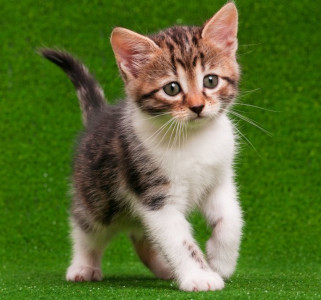
#> input picture ComputerVision-OpenCV/images/cat.jpg, 321 x 300 px
$ python 07.contour_detection.py
#> lines starting #> are read from the running program, lines starting #| are printed output that depends on the picture; after the words box and inside, x2 and y2 are one past the last pixel; in counts of white or black regions, pixels touching at a corner belong together
# Contours are boundies of object
# For physical eyes, contours may look simila
# But mathematically they are different from edges
from cv2 import cv2 as cv
import numpy as np

img = cv.imread('images/cat.jpg')
#> img is the input picture: shape (300, 321, 3); mean B, G, R 50.4, 111.5, 91.3
cv.imshow('Original', img)

# Blank images for visualization of contour
canny_edge_contour = np.zeros(img.shape, dtype='uint8')
threshold_contour = np.zeros(img.shape, dtype='uint8')

# Step 1 : Convert Image to Grayscale
gray = cv.cvtColor(img, code=cv.COLOR_BGR2GRAY)
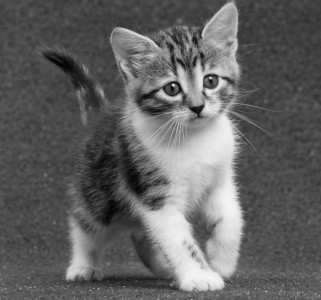
#> gray: shape (300, 321); min 1, max 245, mean 98.5

# Step 2 : Blur Image
blur = cv.GaussianBlur(gray, ksize=(3, 3), sigmaX=cv.BORDER_DEFAULT)

# Step 3 : Identify Edges
edges = cv.Canny(blur, threshold1=125, threshold2=175)
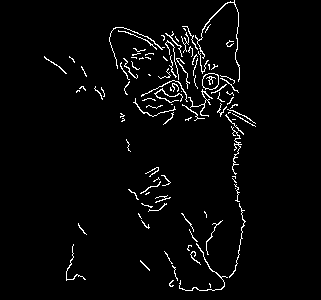
#> edges: shape (300, 321); 3% white in thin lines or dots, all inside (x1, y1, x2, y2) = (44, 0, 256, 291)
cv.imshow('Edges', edges)
# Find Contours
# Modes: RETR_LIST --> Returns List of all contours
#        RETR_TREE --> Return hierarchy of contours
#        RETR_EXTERNAL --> Return external contours only
#
# Contour Approximation Methods:
#      CHAIN_APPROX_NONE --> Return contour as is
#      CHAIN_APPROX_SIMPLE --> Compress contours

# Step 4: Find contours
contours, hierarchy = cv.findContours(
    edges, mode=cv.RETR_LIST, method=cv.CHAIN_APPROX_NONE)
#> contours = 105 contours, 98 with area under 20; largest, box (x1, y1, x2, y2) and area: (202, 73, 219, 90) 219, (202, 73, 219, 90) 212, (195, 0, 240, 82) 43, (179, 243, 228, 291) 32, (188, 89, 213, 117) 24, (154, 88, 183, 103) 22, (231, 126, 242, 175) 20

# See how manu contours exist
print(f'Number of contours from Blur and Canny Edge: {len(contours)}')
#| Number of contours from Blur and Canny Edge: 105

# visualize Contours with canny edges
# contourIdx --> -1 shows all contours
cv.drawContours(canny_edge_contour, contours,
                contourIdx=-1, thickness=1, color=(0, 0, 255))
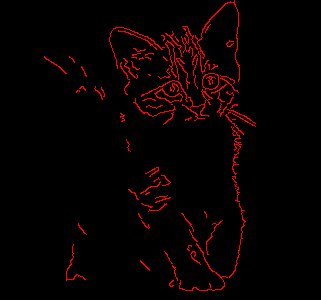
#> canny_edge_contour: shape (300, 321, 3); mean of channels 0, 1, 2 0, 0, 7.8; drawn as B, G, R
cv.imshow('Contours with canny edge technique', canny_edge_contour)

# We also calculate Threshold and then find contours
# Step 2 : Threshold
ret, thresh = cv.threshold(gray, thresh=100, maxval=255, type=cv.THRESH_BINARY)
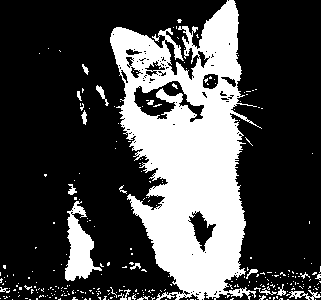
#> thresh: shape (300, 321); 28.2% white; 281 white regions (263 under 20 px)
cv.imshow('Threshold', thresh)

# Step 3 : Find Contours
contours, hierarchy = cv.findContours(
    thresh, mode=cv.RETR_LIST, method=cv.CHAIN_APPROX_NONE)
#> contours = 430 contours, 405 with area under 20; largest, box (x1, y1, x2, y2) and area: (110, 0, 262, 300) 25750, (133, 80, 205, 123) 1324, (65, 201, 102, 281) 1299, (188, 210, 217, 253) 537, (202, 73, 219, 90) 217

# See how manu contours exist
print(f'Number of contours from Threshold: {len(contours)}')
#| Number of contours from Threshold: 430

# Visualize contours with threshold technique
cv.drawContours(threshold_contour, contours,
                contourIdx=-1, thickness=1, color=(0, 0, 255))
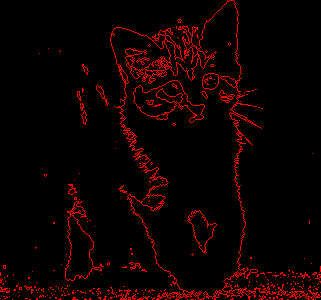
#> threshold_contour: shape (300, 321, 3); mean of channels 0, 1, 2 0, 0, 12.5; drawn as B, G, R
cv.imshow('Contours with threshold technique', threshold_contour)

cv.waitKey(0)

$ run again, with ComputerVision-OpenCV/images/lady.jpg copied over ComputerVision-OpenCV/images/cat.jpg
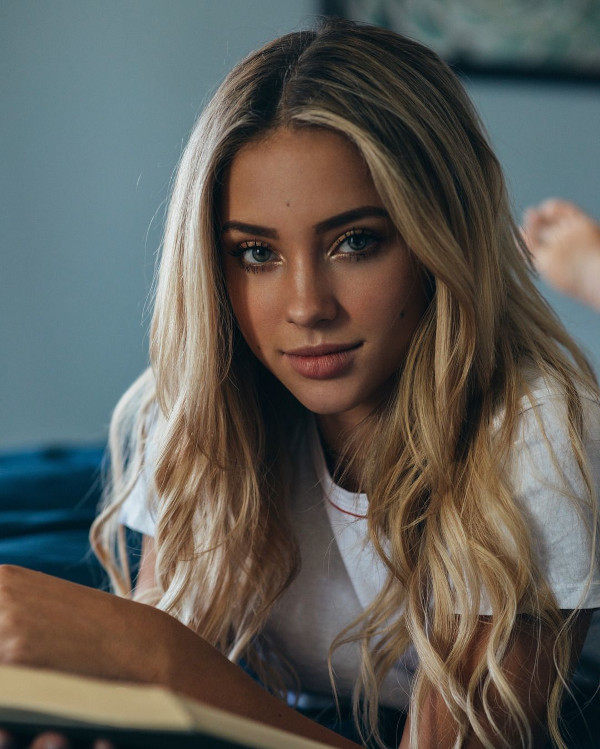
#> input picture ComputerVision-OpenCV/images/lady.jpg, 600 x 749 px
#> img is the input picture: shape (749, 600, 3); mean B, G, R 86.8, 92.7, 95
#> `edges = cv.Canny(blur, threshold1=125, threshold2=175)`:
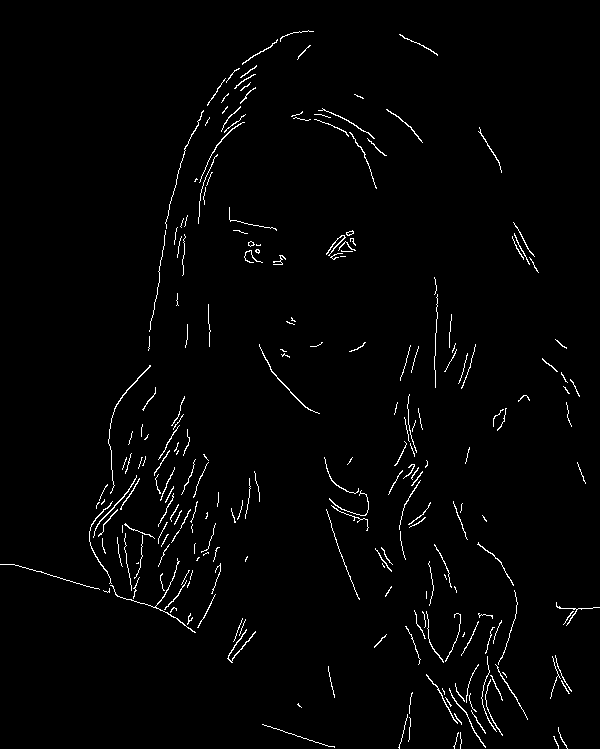
#> edges: shape (749, 600); 1.8% white in thin lines or dots
#> `contours, hierarchy = cv.findContours( edges, mode=cv.RETR_LIST, metho..`: contours = 238 contours, 222 with area under 20; largest, box (x1, y1, x2, y2) and area: (259, 344, 320, 414) 44, (227, 629, 256, 663) 43, (110, 558, 196, 633) 40, (93, 475, 137, 538) 39, (108, 365, 151, 494) 38
#| Number of contours from Blur and Canny Edge: 238
#> thresh: shape (749, 600); 47.7% white; 489 white regions (453 under 20 px)
#> `contours, hierarchy = cv.findContours( thresh, mode=cv.RETR_LIST, meth..`: contours = 1306 contours, 1236 with area under 20; largest, box (x1, y1, x2, y2) and area: (0, 0, 312, 632) 116458, (428, 360, 600, 731) 27956, (466, 90, 600, 390) 20738, (319, 380, 486, 749) 11774, (230, 132, 333, 362) 11499
#| Number of contours from Threshold: 1306
#> `cv.drawContours(threshold_contour, contours, contourIdx=-1, thickness=..`:
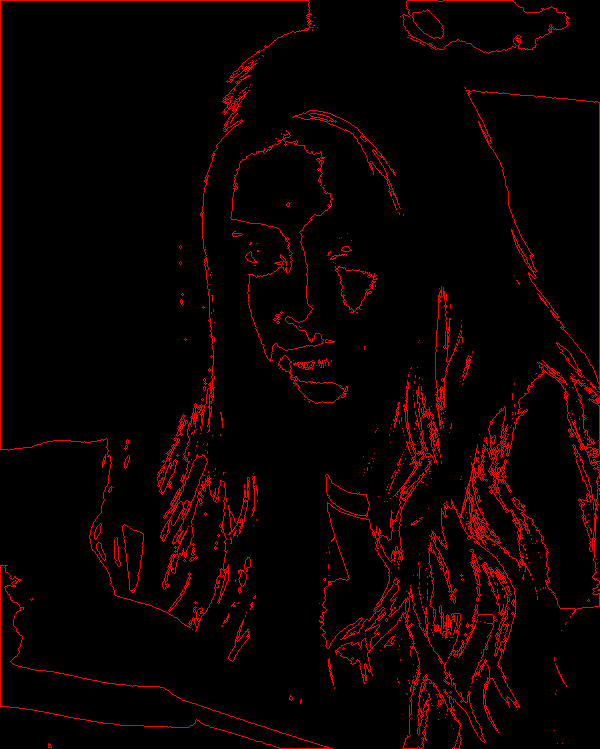
#> threshold_contour: shape (749, 600, 3); mean of channels 0, 1, 2 0, 0, 10.7; drawn as B, G, R

$ run again, with ComputerVision-OpenCV/images/people.jpg copied over ComputerVision-OpenCV/images/cat.jpg
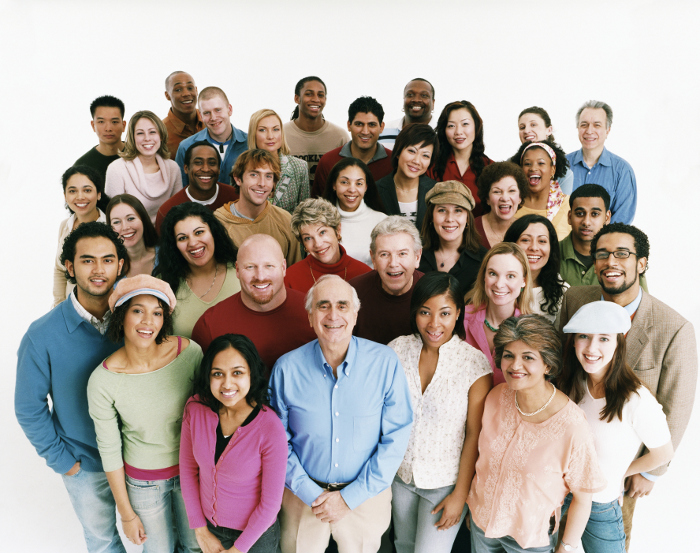
#> input picture ComputerVision-OpenCV/images/people.jpg, 700 x 553 px
#> img is the input picture: shape (553, 700, 3); mean B, G, R 161.2, 167.2, 177.2
#> `edges = cv.Canny(blur, threshold1=125, threshold2=175)`:
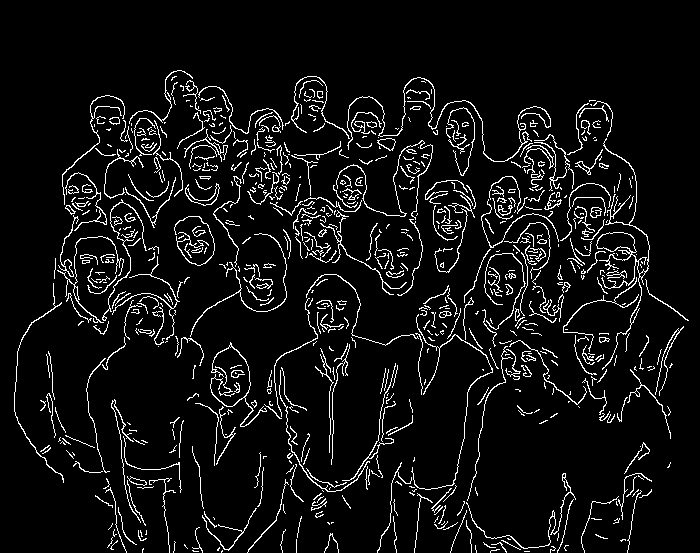
#> edges: shape (553, 700); 6.7% white in thin lines or dots, all inside (x1, y1, x2, y2) = (14, 70, 689, 553)
#> `contours, hierarchy = cv.findContours( edges, mode=cv.RETR_LIST, metho..`: contours = 795 contours, 697 with area under 20; largest, box (x1, y1, x2, y2) and area: (596, 138, 650, 370) 744, (596, 232, 637, 253) 544, (185, 183, 220, 206) 191, (185, 184, 220, 206) 162, (347, 77, 551, 162) 146
#| Number of contours from Blur and Canny Edge: 795
#> thresh: shape (553, 700); 78.1% white; 451 black regions (375 under 20 px)
#> `contours, hierarchy = cv.findContours( thresh, mode=cv.RETR_LIST, meth..`: contours = 883 contours, 759 with area under 20; largest, box (x1, y1, x2, y2) and area: (0, 0, 700, 553) 325051, (31, 92, 282, 474) 24794, (425, 180, 475, 273) 2140, (595, 333, 642, 423) 1840, (185, 427, 267, 551) 1558
#| Number of contours from Threshold: 883
#> `cv.drawContours(threshold_contour, contours, contourIdx=-1, thickness=..`:
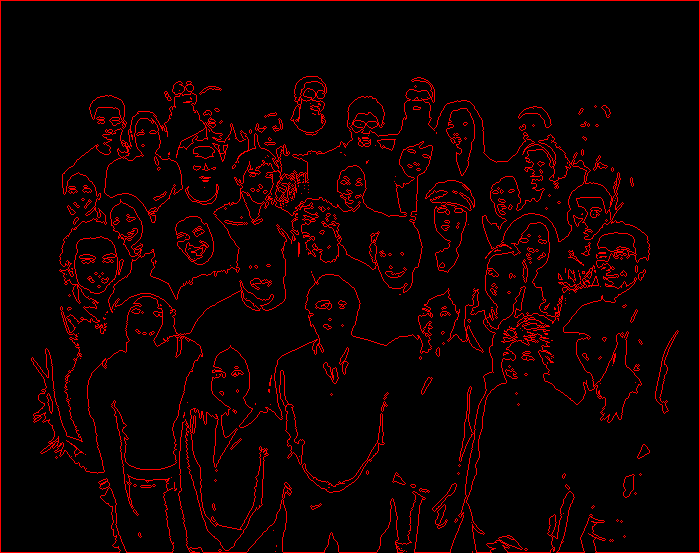
#> threshold_contour: shape (553, 700, 3); mean of channels 0, 1, 2 0, 0, 14.9; drawn as B, G, R
